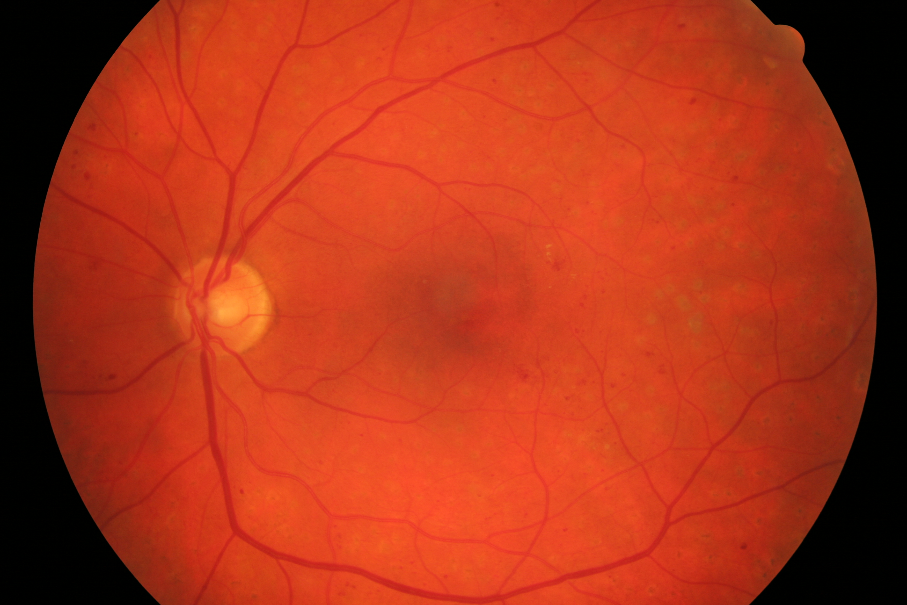
#> input picture assignment/assignment/dataset/test/01.png, 907 x 605 px; its folder holds only this picture in this run
$ jupyter execute kmean.ipynb
#> lines starting #> are read from the running program, lines starting #| are printed output that depends on the picture; after the words box and inside, x2 and y2 are one past the last pixel; in counts of white or black regions, pixels touching at a corner belong together
#> further down, inputImg is the input picture: shape (605, 907, 3); mean B, G, R 25.3, 52.7, 172
[cell 1]
import cv2
import numpy as np
import matplotlib.pyplot as plt
from os import listdir
from os.path import isfile, join, splitext
import skfuzzy as fuzz
from sklearn.cluster import KMeans

[cell 2]
from os import listdir


input_dir = '../dataset/test'
output_dir = '../dataset/output'
gt_dir = '../dataset/groundtruth'
numImages = 80

onlyfiles = [f for f in listdir(input_dir) if isfile(join(input_dir, f))]
files = onlyfiles[0:numImages]

[cell 3]
def showSubplotImage(img, titlestr=""):
    plt.imshow(img, cmap='gray', interpolation='bicubic', vmin=0, vmax=255)
    plt.xticks([]), plt.yticks([])
    plt.title(titlestr)
    plt.show()

def setSubplotImage(img, titlestr=""):
    n = len(img)  # Number of images

    if n <= 6:
        # If 6 or fewer images, show in a single row
        cols = n
        rows = 1
    else:
        # Otherwise, calculate rows and columns
        cols = int(np.ceil(np.sqrt(n)))
        rows = int(np.ceil(n / cols))

    # Create subplots
    fig, axs = plt.subplots(rows, cols, figsize=(15, 15))
    axs = axs.ravel()  # Flatten axes for easy indexing

    for i in range(n):
        axs[i].imshow(img[i], cmap='gray', vmin=0, vmax=255)
        axs[i].set_title(titlestr[i] if i < len(titlestr) else "")
        axs[i].axis('off')  # Turn off axes

    # Hide any unused subplots
    for i in range(n, len(axs)):
        axs[i].axis('off')

    plt.tight_layout()
    plt.show()

[cell 4]
import cv2
import numpy as np
import scipy
from sklearn.cluster import KMeans
import skfuzzy as fuzz
import matplotlib.pyplot as plt
from skimage.filters import frangi

def preprocess_image(image):

    # # Step 1: Extract the green channel
    green_channel = cv2.split(cv2.cvtColor(image, cv2.COLOR_BGR2RGB))[1]
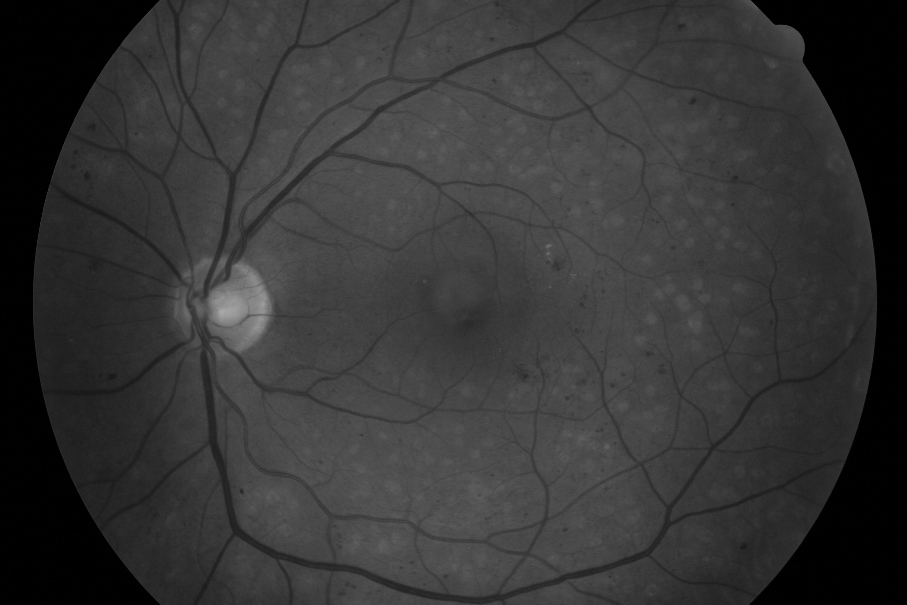
#> green_channel: shape (605, 907); min 0, max 168, mean 52.7

    # Step 2: Enhance contrast using CLAHE
    clahe = cv2.createCLAHE(clipLimit=3, tileGridSize=(8, 8))
    enhanced_img = clahe.apply(green_channel)
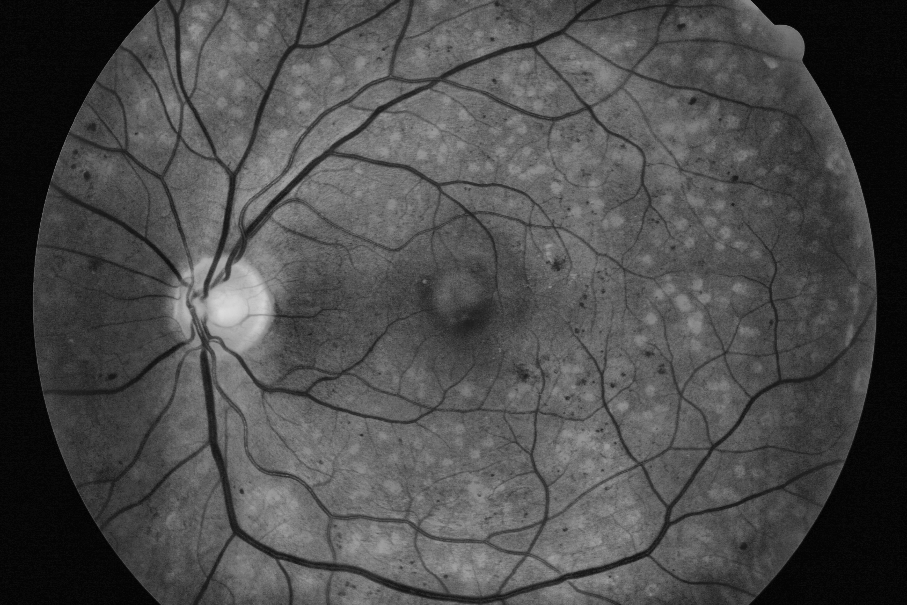
#> enhanced_img: shape (605, 907); min 3, max 219, mean 76.2

    # Step 3: Reduce noise with a median filter
    filtered_img = cv2.medianBlur(enhanced_img, 9)
    # filtered_img = scipy.ndimage.median_filter(enhanced_img, 3)

    return filtered_img

def kmeans_segmentation(data, image_shape, n_clusters=3):

#> called with image_shape = (605, 907), n_clusters = 3
    data = data.reshape(-1, 1).astype(np.float32)

    # Define criteria for the KMeans algorithm: (type, max_iter, epsilon)
    criteria = (cv2.TERM_CRITERIA_EPS + cv2.TERM_CRITERIA_MAX_ITER, 100, 0.2)

    # Perform KMeans clustering
    _, labels, _ = cv2.kmeans(data, n_clusters, None, criteria, 10, cv2.KMEANS_RANDOM_CENTERS)

    # Reshape the labels back to the original image shape
    segmented_image = labels.reshape(image_shape)
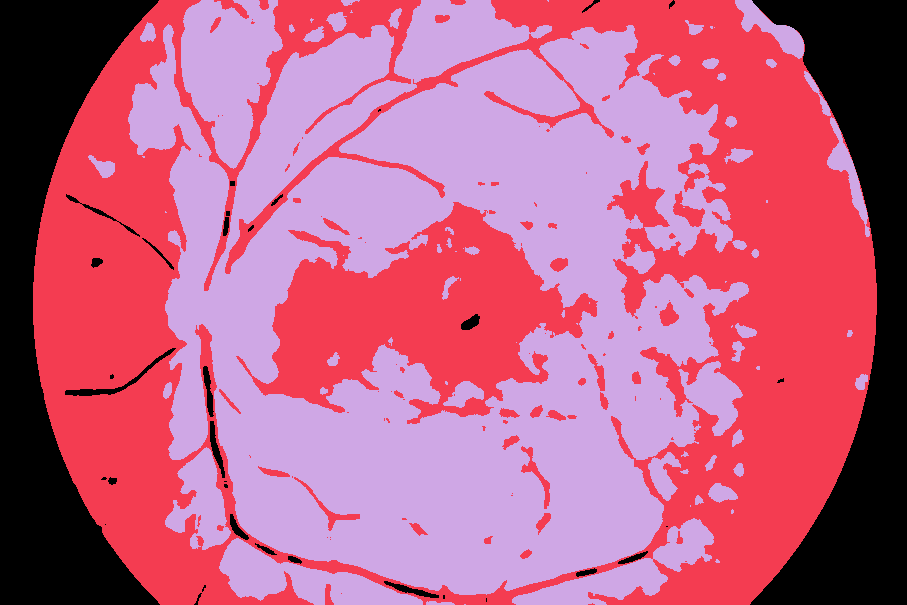
#> segmented_image: shape (605, 907) int32; 3 distinct labels, from 0 to 2; one colour per label, 0 black
    return segmented_image

def processImage (image):
    preprocessed_img = preprocess_image(image)

    setSubplotImage([preprocessed_img], ["Enhanced Image",])

    return preprocessed_img


def segment_retinal_vessels(image):

    preprocessed_img = preprocess_image(image)

    # Step 4: Apply KMeans clustering to segment the retinal vessels
    segmented_image = kmeans_segmentation(preprocessed_img, preprocessed_img.shape, n_clusters=3)

    binary_mask = (segmented_image > 0).astype('float32')
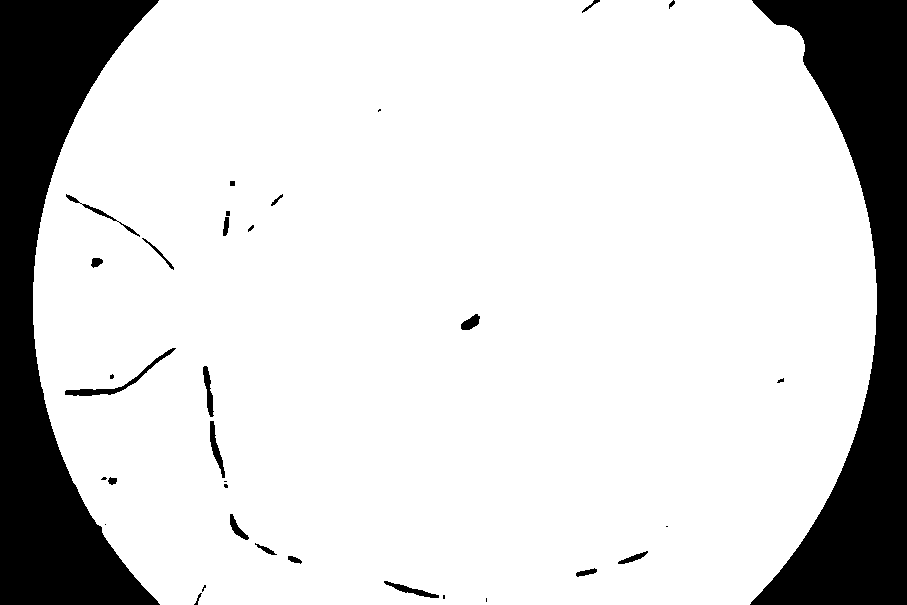
#> binary_mask: shape (605, 907) float32; values 0 (black) and 1 (white), 83.8% white; 35 black regions (10 under 20 px), largest, box (x1, y1, x2, y2) and area: (0, 0, 160, 605) 43946, (750, 0, 907, 605) 41679, (65, 348, 176, 396) 567

    setSubplotImage([preprocessed_img, segmented_image, binary_mask], ["Enhanced Image", "Segmented Image", "Binary Mask"])
#> in setSubplotImage, `n = len(img)`: n = 3

    return binary_mask

[cell 5]
for i,name in enumerate(files):
    inputImg = cv2.imread(input_dir + '/' + name)
    edge_binary = segment_retinal_vessels(inputImg)

$ run again, on assignment/assignment/dataset/test/08.png
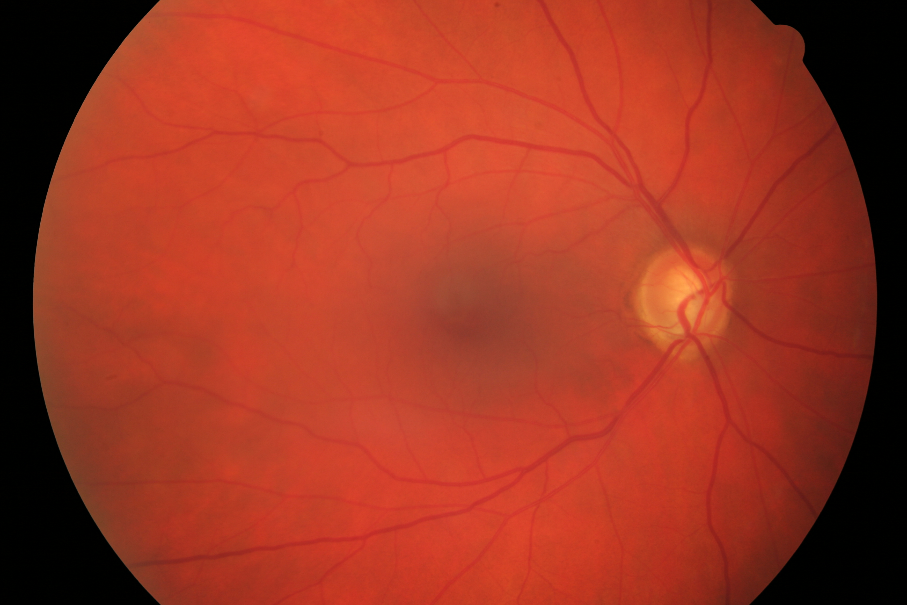
#> input picture assignment/assignment/dataset/test/08.png, 907 x 605 px
#> inputImg is the input picture: shape (605, 907, 3); mean B, G, R 34.3, 53.8, 157.2
#> in kmeans_segmentation, `segmented_image = labels.reshape(image_shape)`:
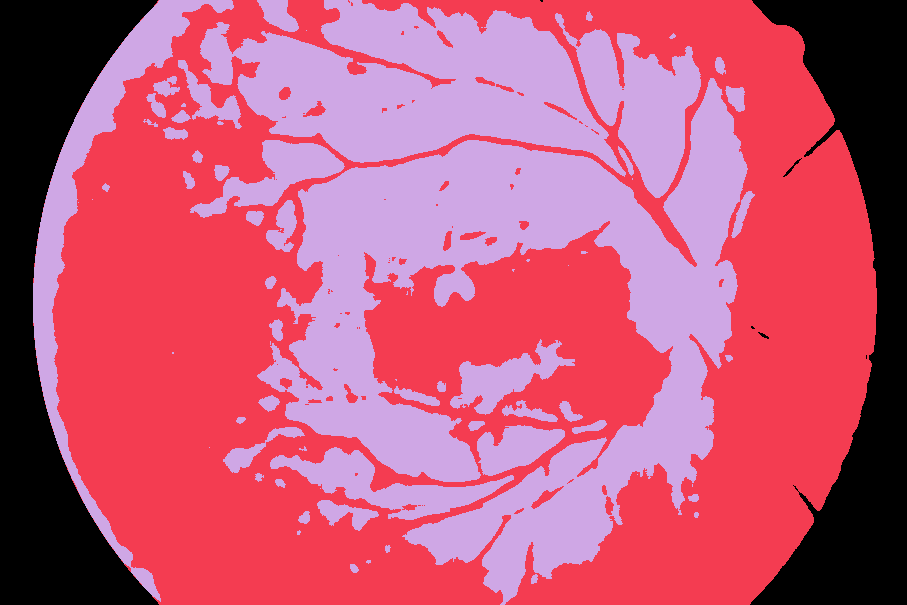
#> segmented_image: shape (605, 907) int32; 3 distinct labels, from 0 to 2; one colour per label, 0 black
#> in segment_retinal_vessels, `binary_mask = (segmented_image > 0).astype('float32')`:
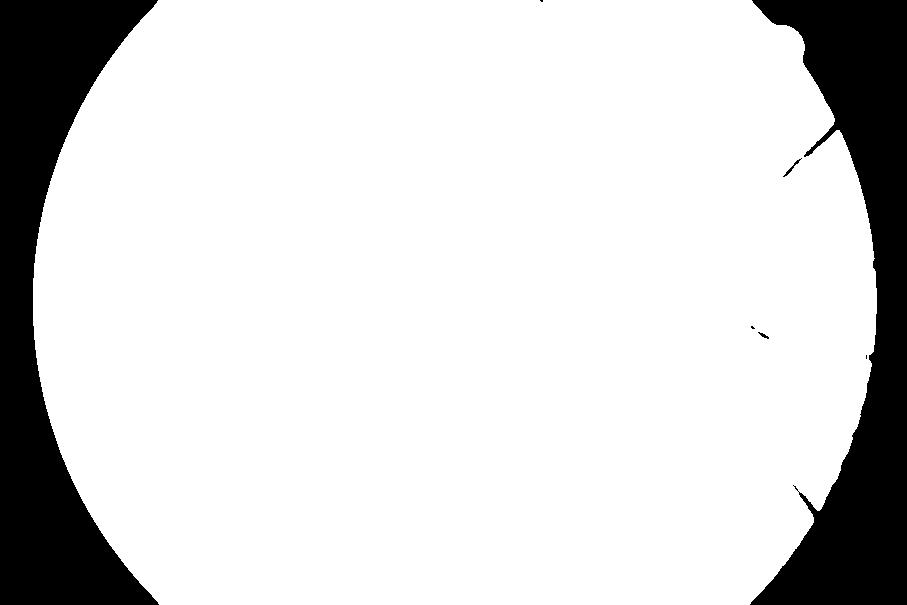
#> binary_mask: shape (605, 907) float32; values 0 (black) and 1 (white), 84.3% white; 7 black regions (3 under 20 px), largest, box (x1, y1, x2, y2) and area: (0, 0, 159, 605) 43820, (750, 0, 907, 605) 42353, (783, 158, 802, 177) 55, (758, 332, 769, 339) 29
#> n = 3

$ run again, on assignment/assignment/dataset/test/09.png
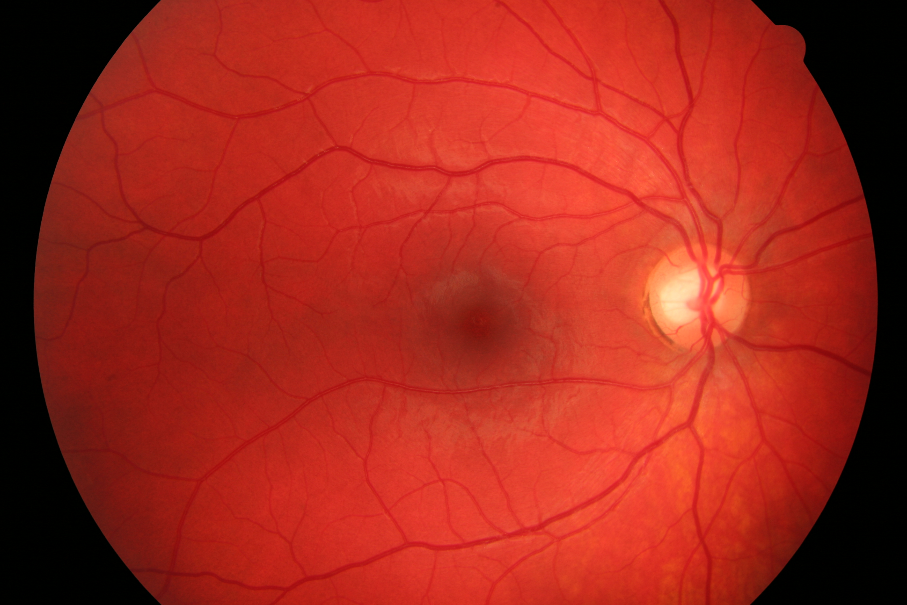
#> input picture assignment/assignment/dataset/test/09.png, 907 x 605 px
#> inputImg is the input picture: shape (605, 907, 3); mean B, G, R 28.4, 40.2, 162
#> in kmeans_segmentation, `segmented_image = labels.reshape(image_shape)`:
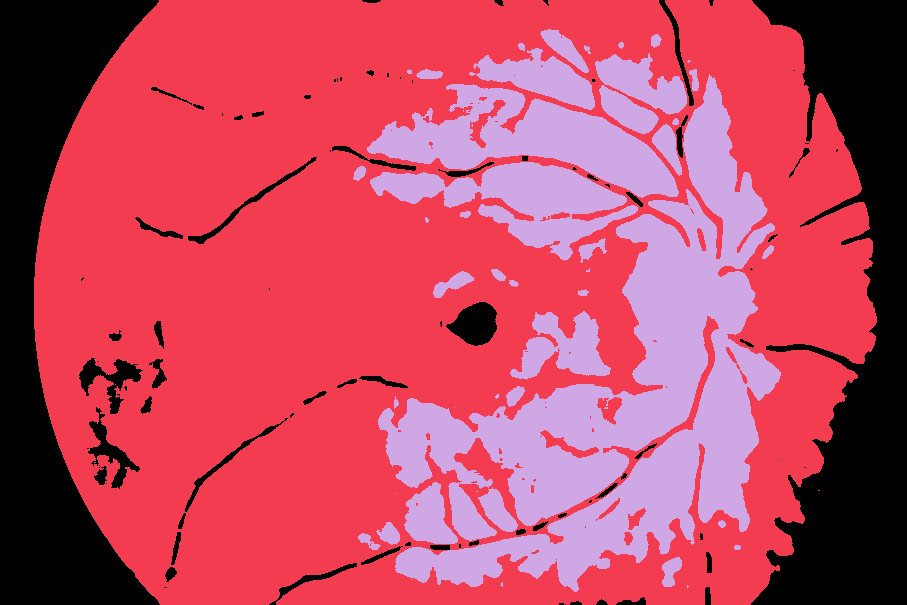
#> segmented_image: shape (605, 907) int32; 3 distinct labels, from 0 to 2; one colour per label, 0 black
#> in segment_retinal_vessels, `binary_mask = (segmented_image > 0).astype('float32')`:
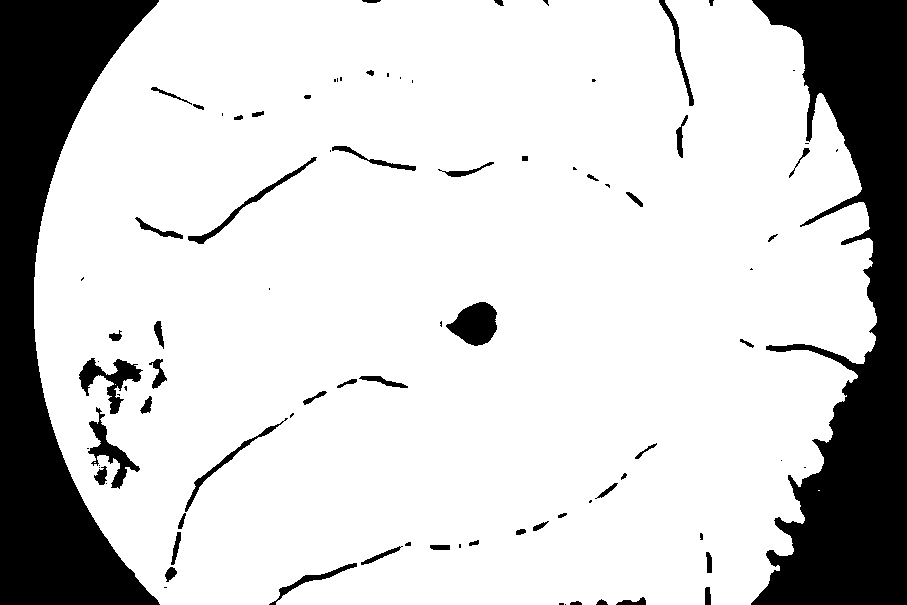
#> binary_mask: shape (605, 907) float32; values 0 (black) and 1 (white), 81.1% white; 89 black regions (35 under 20 px), largest, box (x1, y1, x2, y2) and area: (751, 0, 907, 605) 48779, (0, 0, 160, 605) 44386, (446, 302, 497, 346) 1488
#> n = 3
